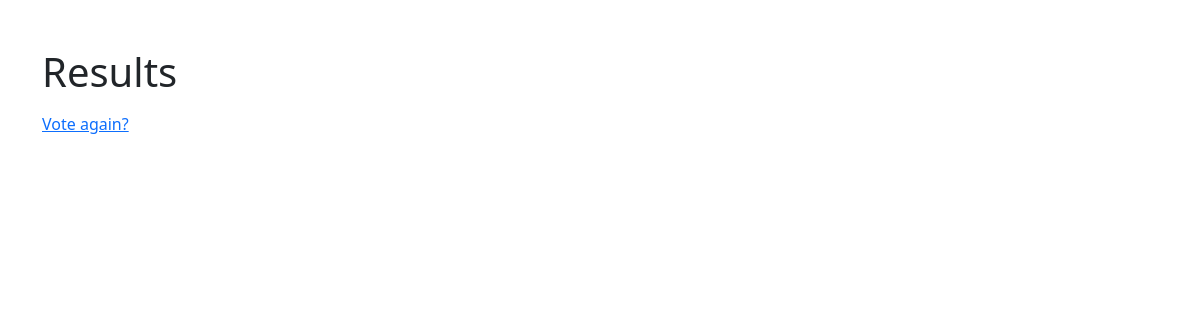
/polls/3/results/, run on an earlier commit of the app's database.
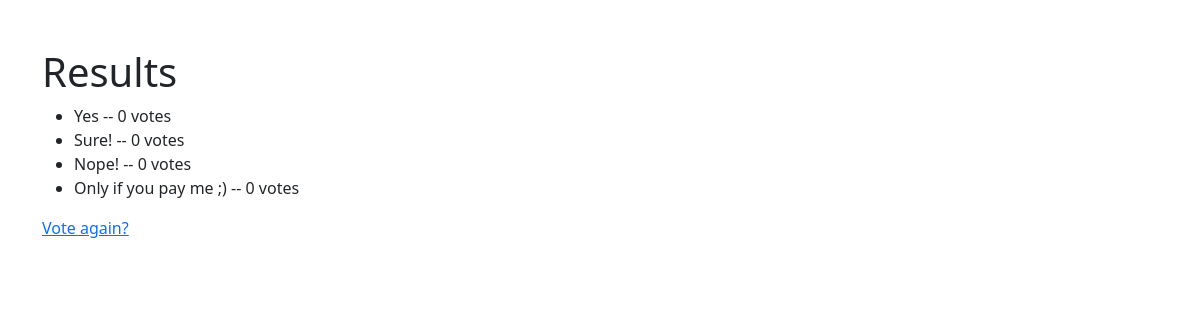
And on a later commit of the database.
### polls/models.py (models this page shows, shortened)
class Choice(models.Model):
    question = models.ForeignKey(Question, on_delete=models.CASCADE)
    choice_text = models.CharField(max_length=200)
    votes = models.IntegerField(default=0)

### polls/views.py (the view)
# urls.py: path("<int:pk>/results/", views.ResultsView.as_view(), name="results"),
class ResultsView(generic.DetailView):
    model = Question
    template_name = "polls/results.html"

### polls/templates/polls/results.html (shortened to what this page needs)
<!DOCTYPE html>
<html lang="en">
<head>
  <link href="https://cdn.jsdelivr.net/npm/bootstrap@5.3.0/dist/css/bootstrap.min.css" rel="stylesheet">
</head>
<body>
  <div class="container">
    <h1 class="mt-5">Results</h1>
    <ul>
        {% for choice in question.choice_set.all %}
            <li>{{ choice.choice_text }} -- {{ choice.votes }} vote{{ choice.votes|pluralize }}</li>
        {% endfor %}
    </ul>
    <a href="{% url 'polls:detail' question.id %}">Vote again?</a>
  </div>
</body>
</html>

What changed in the data, as far as the page shows it:
added Choice: choice_text "Yes", votes "0"
added Choice: choice_text "Sure!", votes "0"
added Choice: choice_text "Nope!", votes "0"
added Choice: choice_text "Only if you pay me ;)", votes "0"
